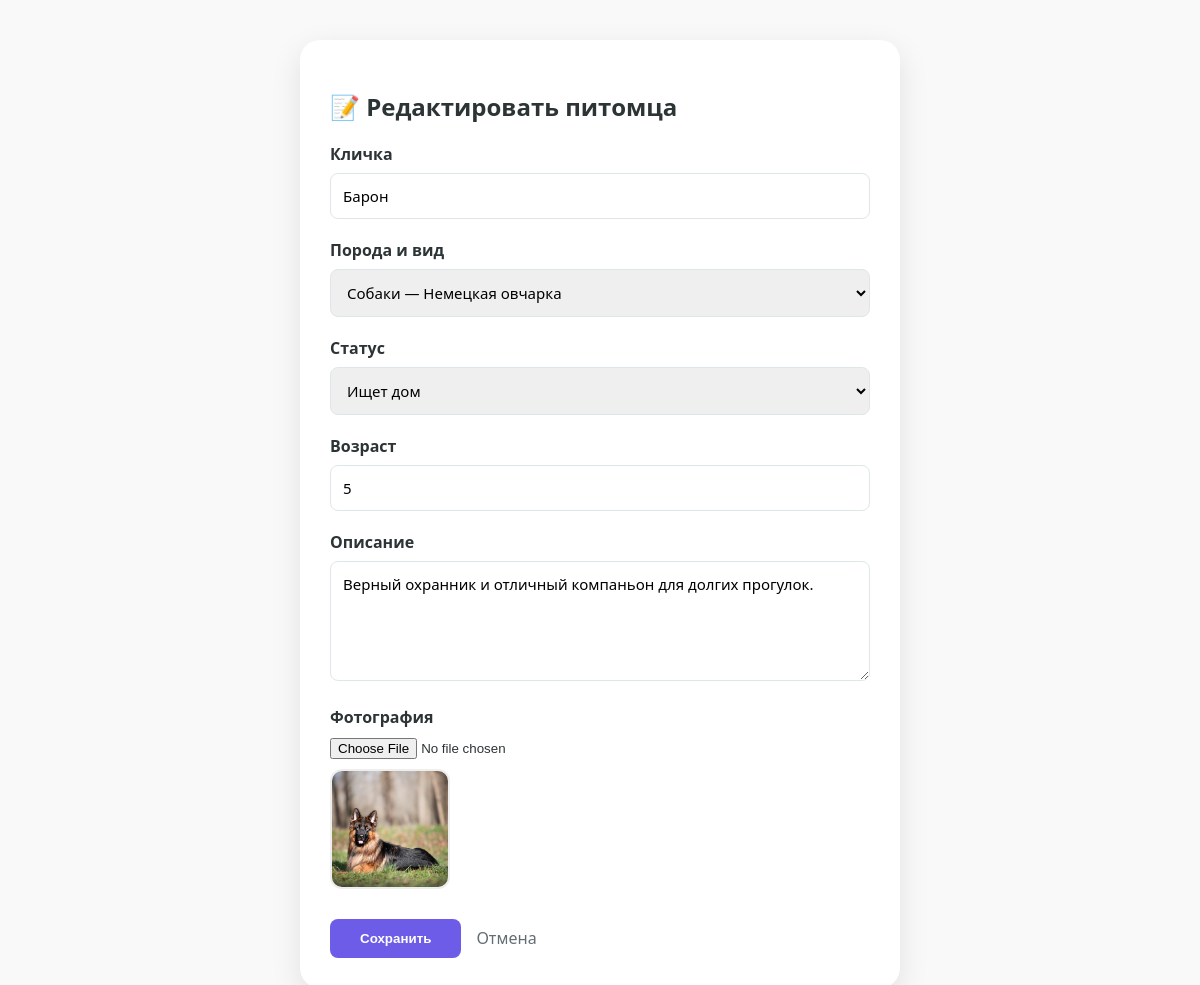
Page /admin_edit.php?id=3 on the committed database.
### tables this page shows
CREATE TABLE `pets` (
  `id` int NOT NULL AUTO_INCREMENT,
  `breed_id` int NOT NULL,
  `age` int DEFAULT '0',
  `status` enum('available','unavailable') DEFAULT 'available',
  `name` varchar(100) NOT NULL,
  `gender` enum('male','female') NOT NULL,
  `birth_date` date DEFAULT NULL,
  `description` text,
  `image_path` varchar(255) DEFAULT NULL,
  PRIMARY KEY (`id`),
  KEY `fk_pet_breed` (`breed_id`),
  CONSTRAINT `fk_pet_breed` FOREIGN KEY (`breed_id`) REFERENCES `breeds` (`id`) ON DELETE CASCADE
);

CREATE TABLE `breeds` (
  `id` int NOT NULL AUTO_INCREMENT,
  `species_id` int NOT NULL,
  `name` varchar(100) NOT NULL,
  PRIMARY KEY (`id`),
  KEY `fk_breed_species` (`species_id`),
  CONSTRAINT `fk_breed_species` FOREIGN KEY (`species_id`) REFERENCES `species` (`id`) ON DELETE CASCADE
);

CREATE TABLE `species` (
  `id` int NOT NULL AUTO_INCREMENT,
  `name` varchar(50) NOT NULL,
  PRIMARY KEY (`id`),
  UNIQUE KEY `name` (`name`)
);

### admin_edit.php (the view, shortened to what this page needs)
<?php
require_once 'db.php';
$pet = [
    'id' => '',
    'name' => '',
    'age' => '',
    'description' => '',
    'breed_id' => 1,
    'status' => 'available',
    'image_path' => ''
];
$id = isset($_GET['id']) ? (int)$_GET['id'] : 0;
$breeds_stmt = $pdo->query("SELECT b.id, b.name as breed_name, s.name as species_name
                            FROM breeds b
                            JOIN species s ON b.species_id = s.id
                            ORDER BY s.name, b.name");
$breeds = $breeds_stmt->fetchAll();
if ($id > 0) {
    $stmt = $pdo->prepare("SELECT * FROM pets WHERE id = ?");
    $stmt->execute([$id]);
    $db_pet = $stmt->fetch();
    if ($db_pet) {
        $pet = $db_pet;
    }
}
?>
<!DOCTYPE html>
<html lang="ru">
<head>
    <link rel="stylesheet" href="css/styles.css">
</head>
<body class="container admin-container">
    <div class="admin-form-card">
        <h2><?= $id > 0 ? '📝 Редактировать' : '✨ Добавить' ?> питомца</h2>
        <form method="POST" enctype="multipart/form-data">
            <div class="form-group">
                <label>Кличка</label>
                <input type="text" name="name" value="<?= htmlspecialchars($pet['name']) ?>" required>
            </div>
            <div class="form-group">
                <label>Порода и вид</label>
                <select name="breed_id" required>
                    <?php foreach ($breeds as $breed): ?>
                        <option value="<?= $breed['id'] ?>" <?= ($breed['id'] == $pet['breed_id']) ? 'selected' : '' ?>>
                            <?= htmlspecialchars($breed['species_name']) ?> — <?= htmlspecialchars($breed['breed_name']) ?>
                        </option>
                    <?php endforeach; ?>
                </select>
            </div>
            <div class="form-group">
                <label>Статус</label>
                <select name="status">
                    <option value="available" <?= ($pet['status'] == 'available') ? 'selected' : '' ?>>Ищет дом</option>
                </select>
            </div>
            <div class="form-group">
                <label>Возраст</label>
                <input type="number" name="age" value="<?= htmlspecialchars($pet['age']) ?>">
            </div>
            <div class="form-group">
                <label>Описание</label>
                <textarea name="description"><?= htmlspecialchars($pet['description']) ?></textarea>
            </div>
            <div class="form-group">
                <label>Фотография</label>
                <input type="file" name="photo" accept="image/*">
                <?php if(!empty($pet['image_path'])): ?>
                    <img src="<?= htmlspecialchars($pet['image_path']) ?>" class="img-edit-preview">
                <?php endif; ?>
            </div>
            <div class="form-actions">
                <button type="submit" class="btn-save">Сохранить</button>
                <a href="admin.php" class="link-cancel">Отмена</a>
            </div>
        </form>
    </div>
</body>
</html>

### css/styles.css (style rules this page uses)
:root { --primary: #6c5ce7; --bg: #f9f9f9; --text: #2d3436; --white: #ffffff; }
* { box-sizing: border-box; }
body { font-family: 'Segoe UI', Tahoma, Geneva, Verdana, sans-serif; background-color: var(--bg); color: var(--text); margin: 0; }
.container { max-width: 1200px; margin: 0 auto; padding: 0 20px; }
img { max-width: 100%; height: auto; }
.admin-container { padding-top: 40px; padding-bottom: 60px; }
.admin-form-card { max-width: 600px; margin: 0 auto; background: #fff; padding: 30px; border-radius: 20px; box-shadow: 0 10px 30px rgba(0,0,0,0.1); }
.form-group { margin-bottom: 20px; }
.form-group label { display: block; margin-bottom: 8px; font-weight: 600; color: #2d3436; }
.form-group input[type="text"], .form-group input[type="number"], .form-group textarea, .form-group select { width: 100%; padding: 12px; border: 1px solid #dfe6e9; border-radius: 8px; font-family: inherit; font-size: 15px; }
.form-group textarea { resize: vertical; min-height: 120px; }
.img-edit-preview { display: block; margin-top: 10px; width: 120px; height: 120px; object-fit: cover; border-radius: 12px; border: 2px solid #eee; }
.form-actions { margin-top: 30px; display: flex; gap: 15px; align-items: center; }
.btn-save { background: var(--primary); color: white; border: none; padding: 12px 30px; border-radius: 8px; cursor: pointer; font-weight: 600; transition: opacity 0.2s; }
.link-cancel { color: #636e72; text-decoration: none; }

### rows in the picture
pets: name "Барон", breed_id "Собаки — Немецкая овчарка", status "Ищет дом", age "5", description "Верный охранник и отличный компаньон для долгих прогулок.", image_path (picture)
